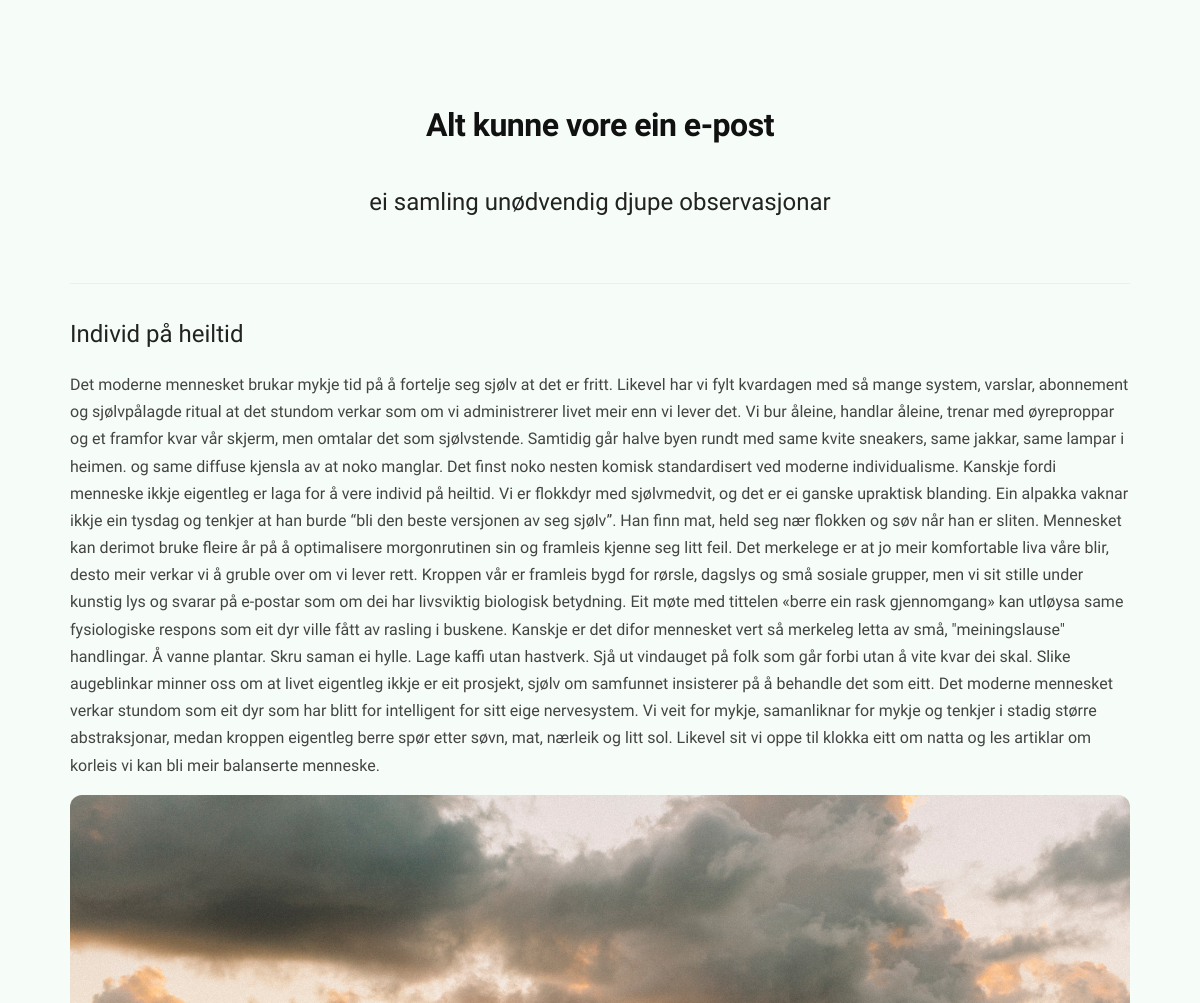
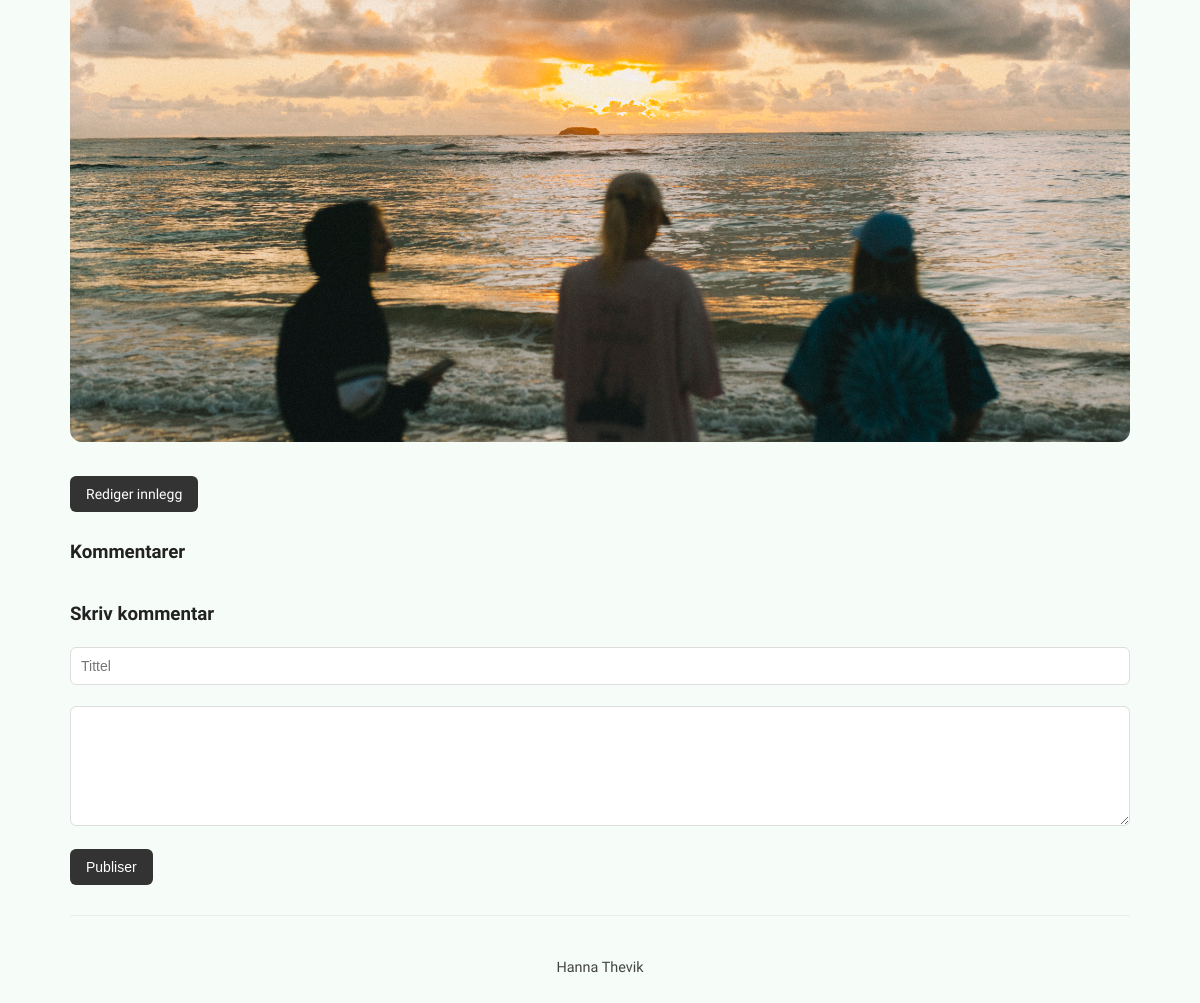
The app's page /post/4 with its own data (2 pictures, top to bottom).
### tables this page shows
CREATE TABLE posts (
    id INTEGER PRIMARY KEY AUTOINCREMENT,
    title TEXT NOT NULL,
    body TEXT NOT NULL,
    tags TEXT,
    image TEXT,
    created TIMESTAMP DEFAULT CURRENT_TIMESTAMP
);

### app.py (the view)
@app.route("/post/<int:post_id>")
def post(post_id):
    post = db.get_post(post_id)
    if post is None:
        abort(404)
    comments = db.get_comments(post_id)
    return render_template(
        "post.html",
        post=post,
        comments=comments
    )

### db.py (called while the page is built)
def get_db():
    conn = sqlite3.connect(DATABASE)
    conn.row_factory = sqlite3.Row
    return conn

def get_post(post_id):
    conn = get_db()
    post = conn.execute(
        "SELECT * FROM posts WHERE id = ?", (post_id,)
    ).fetchone()
    conn.close()
    return post

def get_comments(post_id):
    conn = get_db()
    comments = conn.execute(
        "SELECT * FROM comments WHERE post_id=? ORDER BY created DESC",
        (post_id,),
    ).fetchall()
    conn.close()
    return comments

### templates/post.html (shortened to what this page needs)
{% extends "base.html" %}
{% block content %}
<h2>{{post.title}}</h2>
<p>{{post.body}}</p>
{% if post.image %}
{% set images = post.image.split(",") %}
<div class="{% if images|length == 1 %}single-post-image{% else %}image-gallery{% endif %}">
{% for image in images %}
<img
    src="{{ url_for('static', filename='uploads/' + image) }}"
    class="{% if images|length == 1 %}hero-image{% else %}post-image{% endif %}"
>
{% endfor %}
</div>
{% endif %}
<div>
<a href="{{ url_for('edit', post_id=post.id) }}" class="button">Rediger innlegg</a>
</div>
<h3>Kommentarer</h3>
<h3>Skriv kommentar</h3>
<form method="post" action="/comment/{{post.id}}">
<input name="title" placeholder="Tittel">
<textarea name="content"></textarea>
<button type="submit">Publiser</button>
</form>
{% endblock %}

### static/style.css (style rules this page uses)
body { font-family: "Bricolage Grotesque", sans-serif; background-color: #f6fcf7; margin: 0; color: #333; padding: 3rem; font-size: 16px; line-height: 1.7; }
p { color: #444; line-height: 1.7; margin-bottom: 16px; }
h2 { margin-top: 40px; font-weight: 400; }
button { transition: background 0.2s ease, transform 0.1s ease; }
h2, h3 { color: #222; margin-top: 30px; margin-bottom: 10px; }
a { color: #333; text-decoration: none; }
button, .button { background: #333; border: none; color: white; padding: 10px 16px; border-radius: 6px; cursor: pointer; font-size: 14px; }
input, textarea { width: 100%; padding: 10px; margin-top: 6px; margin-bottom: 15px; border-radius: 6px; border: 1px solid #ddd; font-size: 14px; }
textarea { resize: vertical; }
textarea { min-height: 120px; }
.single-post-image { margin-bottom: 30px; }
.hero-image { width: 100%; max-height: 650px; object-fit: cover; border-radius: 12px; }
* { box-sizing: border-box; }
.new-post-btn, .search-nav button, button, .button { white-space: nowrap; }

### records on screen
posts: title "Individ på heiltid", body "Det moderne mennesket brukar mykje tid på å fortelje seg sjølv at det er fritt. Likevel har vi fylt kvardagen med så mange system, varslar, abonnement og sjølvpålagde ritual at det stundom verkar som om vi administrerer livet meir enn vi lever det. Vi bur åleine, handlar åleine, trenar med øyreproppar og et framfor kvar vår skjerm, men omtalar det som sjølvstende. Samtidig går halve byen rundt med same kvite sneakers, same jakkar, same lampar i heimen. og same diffuse kjensla av at noko manglar. Det finst noko nesten komisk standardisert ved moderne individualisme. Kanskje fordi menneske ikkje eigentleg er laga for å vere individ på heiltid. Vi er flokkdyr med sjølvmedvit, og det er ei…", image (picture)
